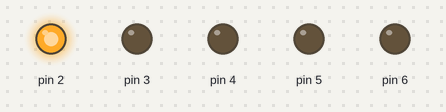
A sketch run on a simulated Arduino Uno, built with avr-gcc and run on an emulated ATmega328P. Parts: output pins drawn as LEDs (lit = HIGH).

Above: at 0.05 s.
At 0.25 s:
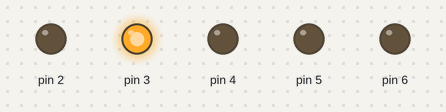
At 0.65 s:
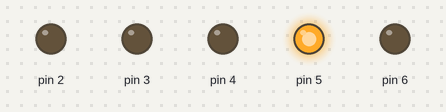
At 0.75 s:
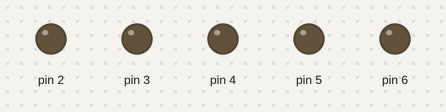
At 1.45 s:
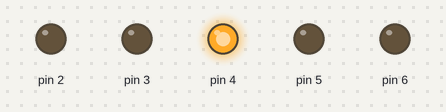
At 2.85 s:
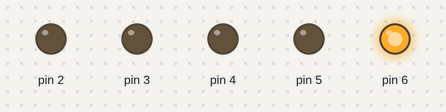
Timing chart, 0 to 3.1 s (numbered marks = the images above):
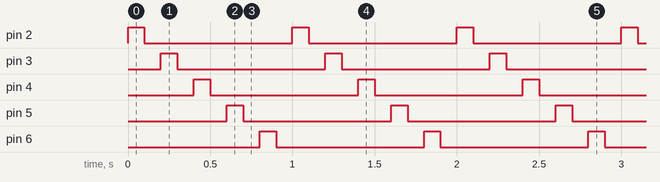

Measured:
- by itself, pin 2–6: alternates HIGH for 0.10 s and LOW for 0.90 s
- by itself, everything shown: repeats every 1.0 s, in 10 steps

The sketch:

Lab3_5ledBlinkgo_back_V1.ino
```cpp
void setup() {
  // put your setup code here, to run once:
  pinMode(2, OUTPUT);
  pinMode(3, OUTPUT);
  pinMode(4, OUTPUT);
  pinMode(5, OUTPUT);
  pinMode(6, OUTPUT);
}

void loop() {
  // put your main code here, to run repeate100y:
  digitalWrite(2, HIGH);
  delay(100);
  digitalWrite(2, LOW);
  delay(100);

  digitalWrite(3, HIGH);
  delay(100);
  digitalWrite(3, LOW);
  delay(100);

  digitalWrite(4, HIGH);
  delay(100);
  digitalWrite(4, LOW);
  delay(100);

  digitalWrite(5, HIGH);
  delay(100);
  digitalWrite(5, LOW);
  delay(100);

  digitalWrite(6, HIGH);
  delay(100);
  digitalWrite(6, LOW);
  delay(100);

//  digitalWrite(5, HIGH);
//  delay(100);
//  digitalWrite(5, LOW);
//  delay(100);
//
//  digitalWrite(4, HIGH);
//  delay(100);
//  digitalWrite(4, LOW);
//  delay(100);
//
//  digitalWrite(3, HIGH);
//  delay(100);
//  digitalWrite(3, LOW);
//  delay(100);

}
```
